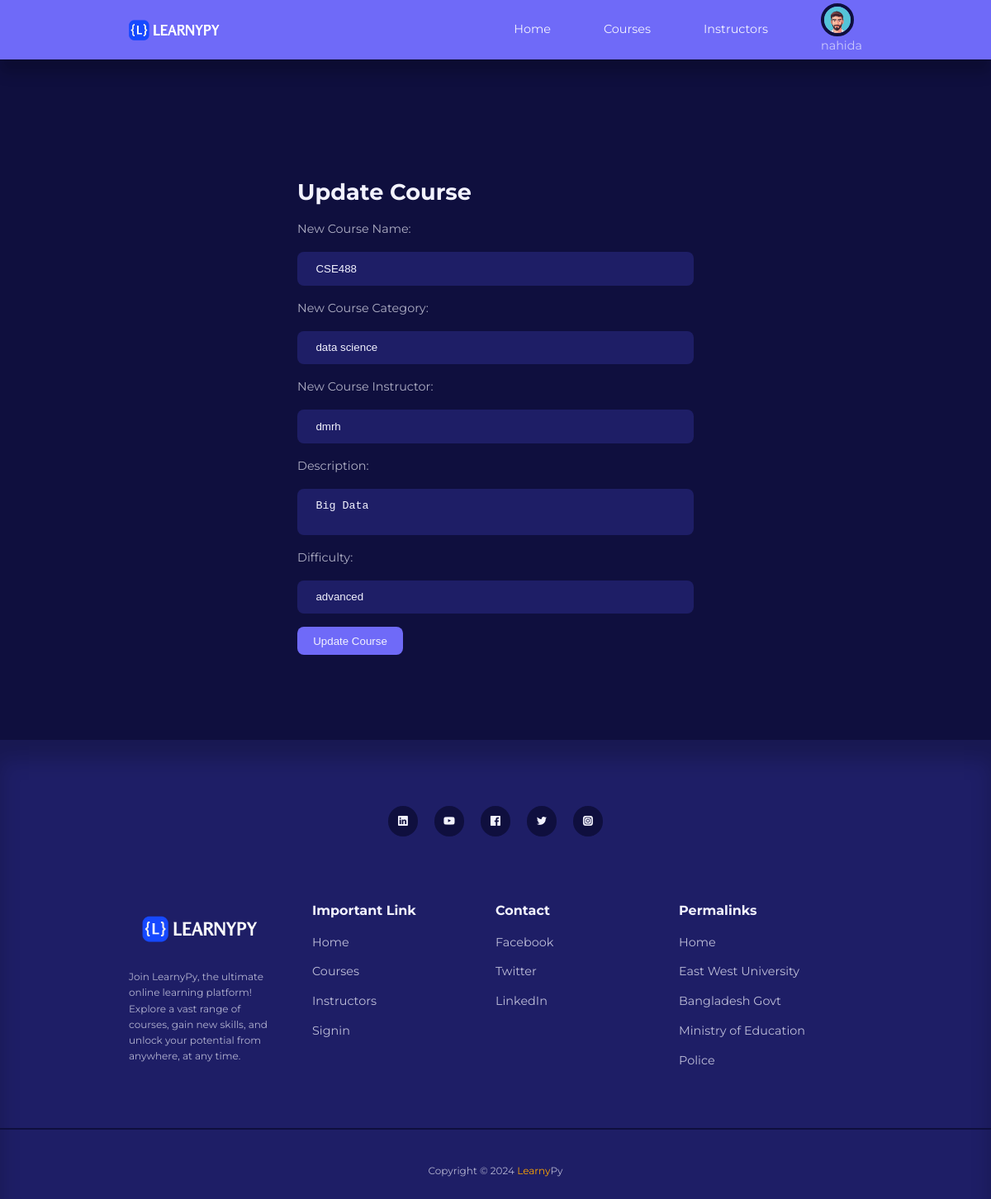
The page /Fontend/editCourse.php?name=CSE488&category=data+science&instructor=dmrh (signed in) on the database its author committed.
### tables this page shows
CREATE TABLE `course` (
  `course_name` varchar(100) NOT NULL,
  `course_category` varchar(100) NOT NULL,
  `course_instructor` varchar(100) NOT NULL,
  `course_description` varchar(300) DEFAULT NULL,
  `course_difficulty` varchar(100) DEFAULT NULL
);

### Fontend/editCourse.php (the view, shortened to what this page needs)
<?php
    $servername = "localhost";
    $username = "root";
    $password = "";
    $dbname = "learnypy";
    $conn = mysqli_connect($servername, $username, $password, $dbname);
if ($_SERVER["REQUEST_METHOD"] == "GET" && isset($_GET["name"]) && isset($_GET["category"]) && isset($_GET["instructor"])) {
    $course_name = $_GET["name"];
    $course_category = $_GET["category"];
    $course_instructor = $_GET["instructor"];
    $sql = "SELECT * FROM course WHERE course_name = ? AND course_category = ? AND course_instructor = ?";
    $stmt = mysqli_prepare($conn, $sql);
    mysqli_stmt_bind_param($stmt, "sss", $course_name, $course_category, $course_instructor);
    mysqli_stmt_execute($stmt);
    $result = mysqli_stmt_get_result($stmt);
    $row  = null;
    if ($result && mysqli_num_rows($result) > 0) {
        $row = mysqli_fetch_assoc($result);
    }
}
?>
<!DOCTYPE html>
<html lang="en">
<head>
    <link rel="stylesheet" href="../style/style.css">
    <link rel="stylesheet" href="https://unicons.iconscout.com/release/v4.0.0/css/line.css">
</head>
<body>
    <?php include 'header.php';?>
    <section class="form__section">
        <section class="form__section">
            <div class="container form__section-container">
                <h2>Update Course</h2>
                <form action="editCourse_tester.php" method="POST" enctype="multipart/form-data">
                <label for="new_course_name">New Course Name:</label>
                <input type="text" name="new_course_name" id="new_course_name" value="<?php echo htmlspecialchars($row["course_name"]); ?>">
                <label for="new_course_category">New Course Category:</label>
                <input type="text" name="new_course_category" id="new_course_category" value="<?php echo htmlspecialchars($row["course_category"]); ?>">
                <label for="new_course_instructor">New Course Instructor:</label>
                <input type="text" name="new_course_instructor" id="new_course_instructor" value="<?php echo htmlspecialchars($row["course_instructor"]); ?>">
                <label for="course_description">Description:</label>
                <textarea name="course_description" id="course_description"><?php echo htmlspecialchars($row["course_description"]); ?></textarea>
                <label for="course_difficulty">Difficulty:</label>
                <input type="text" name="course_difficulty" id="course_difficulty" value="<?php echo htmlspecialchars($row["course_difficulty"]); ?>">
                <button class="btn" type="submit">Update Course</button>
            </div>
        </section>
    <footer>
        <div class="footer__socials">
            <a href="https://www.linkedin.com/in/fahad-bd/" target="_blank"><i class="uil uil-linkedin"></i></a>
            <a href="https://www.youtube.com/" target="_blank"><i class="uil uil-youtube"></i></a>
            <a href="https://www.facebook.com/fahadahammedbd" target="_blank"><i class="uil uil-facebook"></i></a>
            <a href="https://twitter.com/fahadbd01" target="_blank"><i class="uil uil-twitter"></i></a>
            <a href="https://www.instagram.com/fahadahammedbd/" target="_blank"><i
                    class="uil uil-instagram-alt"></i></a>
        </div>
        <div class="container footer__container">
            <article style="margin-right: 50px;">
                <img src="../images/logo1.png" alt="">
                <small>Join LearnyPy, the ultimate online learning platform! Explore a vast range of courses, gain new
                    skills, and unlock your potential from anywhere, at any time.</small>
            </article>
            <article>
                <h4>Important Link</h4>
                <ul>
                    <li><a href="./index.php">Home</a></li>
                    <li><a href="./courses.php">Courses</a></li>
                    <li><a href="./instructors.php">Instructors</a></li>
                    <li><a href="./signin.php">Signin</a></li>
                </ul>
            </article>
            <article>
                <h4>Contact</h4>
                <ul>
                    <li><a href="https://www.facebook.com">Facebook</a></li>
                    <li><a href="https://www.twitter.com">Twitter</a></li>
                    <li><a href="https://www.linkedin.com">LinkedIn</a></li>
                </ul>
            </article>
            <article>
                <h4>Permalinks</h4>
                <ul>
                    <li><a href="./index.php">Home</a></li>
                    <li><a href="https://www.ewubd.edu/">East West University</a></li>
                    <li><a href="https://bangladesh.gov.bd/index.php">Bangladesh Govt</a></li>
                    <li><a href="https://moedu.gov.bd/">Ministry of Education</a></li>
                    <li><a href="https://www.police.gov.bd/">Police</a></li>
                </ul>
            </article>
        </div>
        <div class="footer__copyright">
            <small>Copyright &copy; 2024 <span style="color: orange;">Learny</span>Py</small>
        </div>
    </footer>
</body>
</html>

### style/style.css (style rules this page uses)
:root { --color-primary: #6f6af8; --color-primary-light: rgba(109, 104, 248, 0.18); --color-primary-variant: #5854c7; --color-red: #da0f3f; --color-red-light: rgba(219, 15, 63, 0.15); --color-green: #00c476; --color-green-light: rgba(0, 194, 116, 0.15); --color-gray-900: #1e1e66; --color-gray-700: #2d2b7c; --color-gray-300: rgba(242, 242, 254, 0.3); --color-gray-200: rgba(242, 242, 254, 0.7); --color-white: #f2f2fe; --color-bg: #0f0f3e; --transition: all 300ms ease; --container-width-lg: 74%; --container-width-md: 88%; --form-width: 40%; --border-radius-1: 0.3rem; --border-radius-2: 0.5rem; --border-radius-3: 0.8rem; --border-radius-4: 2rem; --border-radius-5: 5rem; }
* { margin: 0; padding: 0; outline: 0; border: 0; appearance: 0; list-style: none; text-decoration: none; box-sizing: border-box; }
body { font-family: 'Montserrat', sans-serif; line-height: 1.6; color: var(--color-gray-200); overflow-x: hidden; background: var(--color-bg); font-size: 0.9rem; }
.container { width: var(--container-width-lg); max-width: 1800px; margin-inline: auto; }
section { margin-top: 3rem; width: 100vw; }
h1, h2, h3, h4, h5 { color: var(--color-white); line-height: 1.3; }
h2 { font-size: 1.7rem; margin: 1rem 0; }
h4 { font-size: 1rem; }
a { color: var(--color-white); transition: var(--transition); }
img { display: block; width: 100%; object-fit: cover; }
a:link { text-decoration: none; }
footer { background: var(--color-gray-900); padding: 5rem 0 0; box-shadow: inset 0 1.5rem 1.5rem rgba(0, 0, 0, 0.2); }
.footer__socials { margin-inline: auto; width: fit-content; margin-bottom: 5rem; display: flex; justify-content: space-between; align-items: center; gap: 1.2rem; }
.footer__socials a { background: var(--color-bg); border-radius: 50%; width: 2.3rem; height: 2.3rem; display: flex; align-items: center; justify-content: center; }
.footer__container { display: grid; grid-template-columns: repeat(4, 1fr); }
footer h4 { color: var(--color-white); margin-bottom: 0.6rem; }
footer ul li { padding: 0.4rem 0; }
footer ul a { opacity: 0.75; }
.footer__copyright { text-align: center; padding: 1.5rem 0; border-top: 2px solid var(--color-bg); margin-top: 4rem; }
.btn { display: inline-block; width: fit-content; padding: 0.6rem 1.2rem; background-color: var(--color-primary); border-radius: var(--border-radius-2); cursor: pointer; transition: var(--transition); color: var(--color-white); }
.form__section { display: grid; place-items: center; height: 100vh; }
.form__section-container { width: var(--form-width); }
form { display: flex; flex-direction: column; gap: 1rem; }
input, textarea, select { padding: 0.8rem 1.4rem; background-color: var(--color-gray-900); border-radius: var(--border-radius-2); resize: none; color: var(--color-white); }
.form__section small { margin-top: 1rem; display: block; }

### rows shown on the page
course: new_course_name "CSE488", new_course_category "data science", new_course_instructor "dmrh", course_description "Big Data", course_difficulty "advanced"

### other values the page prints
$_SESSION['user_name'] "nahida"
